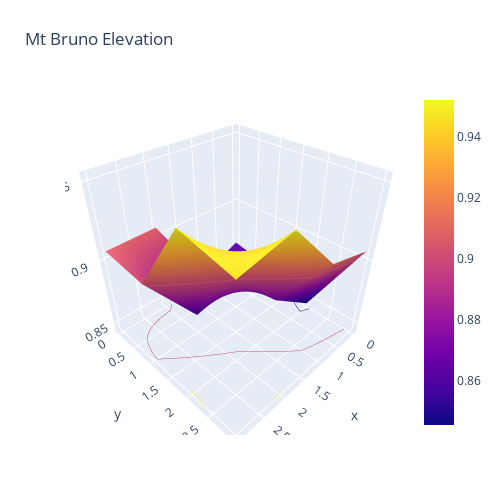

The cell this chart's notebook holds for it:
### Code cell
factor1 = 'Arc Printing Speed'
factor2 = 'Arc Fibre Feed Rate'

mean_df = df[df['Section']=='AP_after'].groupby([factor1,factor2]).mean().reset_index()
flights = mean_df.pivot(factor1,factor2, "Score")
fig = go.Figure(data=[go.Surface(z=flights.values)])
fig.update_traces(contours_z=dict(show=True, usecolormap=True,
                                  highlightcolor="limegreen", project_z=True))
fig.update_layout(title='Mt Bruno Elevation', autosize=False,
                  width=500, height=500,
                  margin=dict(l=65, r=50, b=65, t=90))
fig.show()

### Figure 1 — Plotly figure (JSON) as saved in the notebook; plotly's stock layout.template omitted (floating-point values rounded to 4 significant figures)
{"data": [{"contours": {"z": {"highlightcolor": "limegreen", "project": {"z": true}, "show": true, "usecolormap": true}}, "type": "surface", "z": [[0.8645, 0.8514, 0.9077, 0.9066], [0.8586, 0.8645, 0.8571, 0.9023], [0.8453, 0.8696, 0.9136, 0.9522], [0.9066, 0.9156, 0.9512, 0.9442]]}], "layout": {"autosize": false, "height": 500, "margin": {"b": 65, "l": 65, "r": 50, "t": 90}, "title": {"text": "Mt Bruno Elevation"}, "width": 500}}
